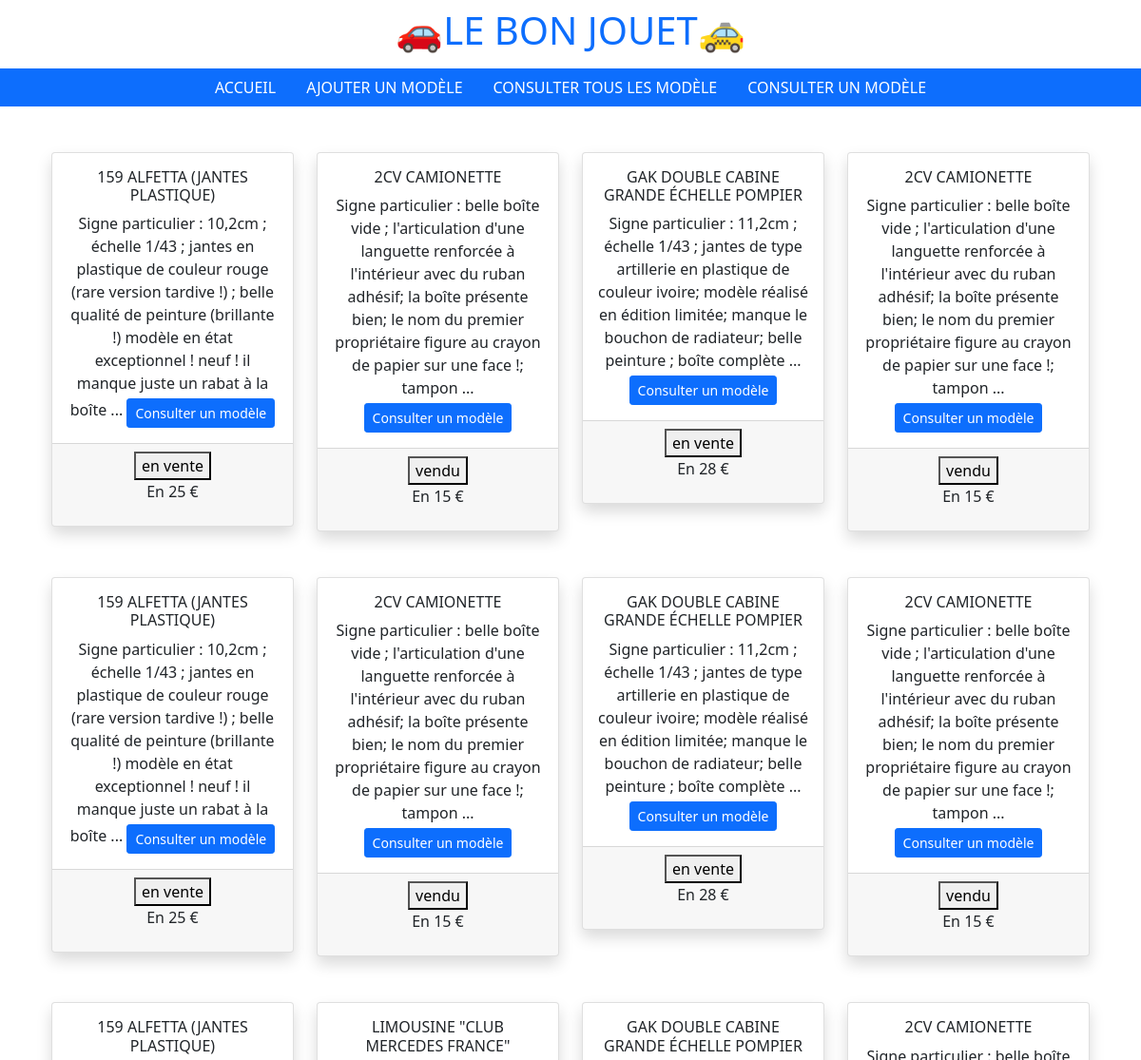
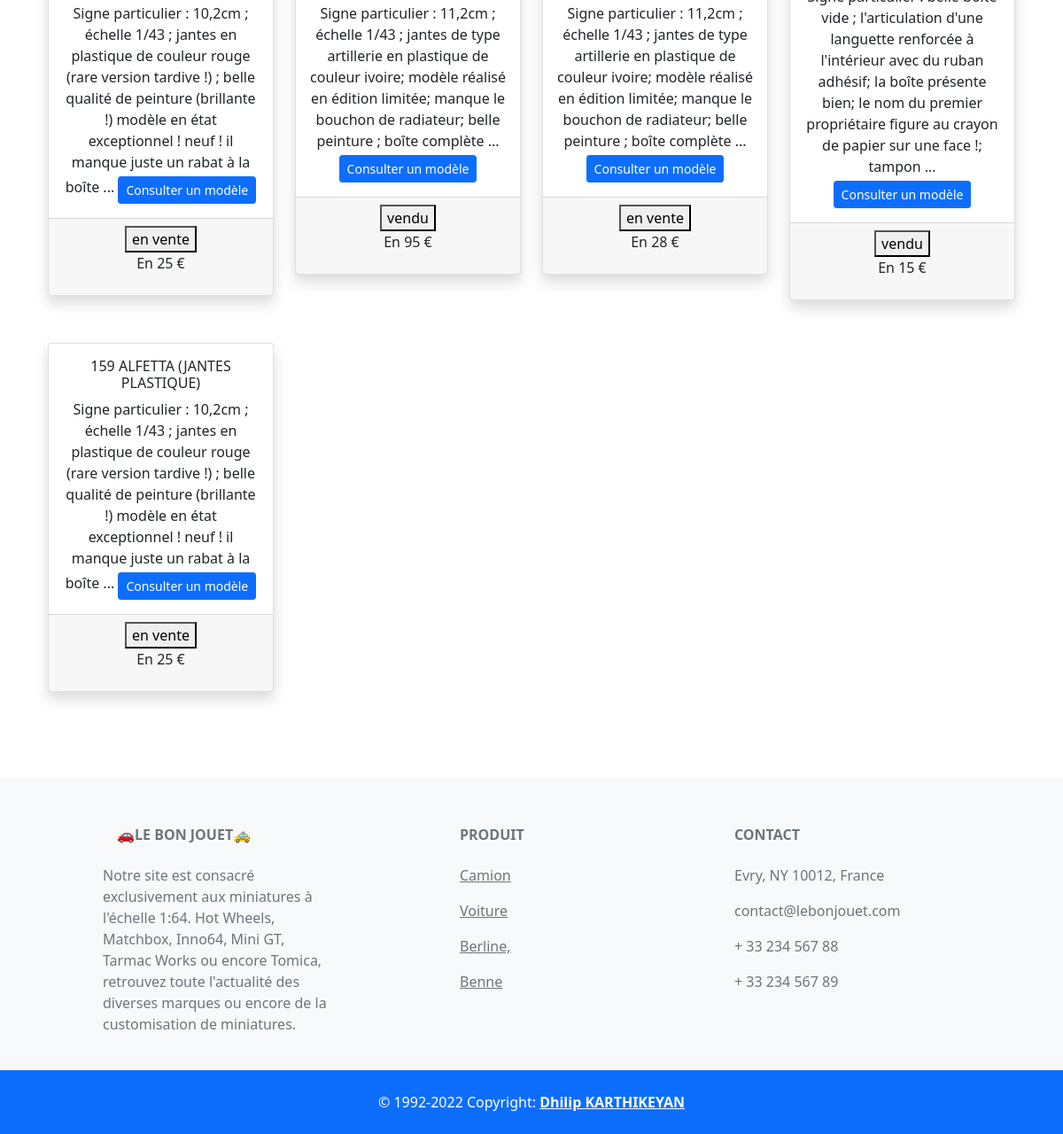
The page / on the database its author committed (2 pictures, top to bottom).
### tables this page shows
CREATE TABLE `t_modeles` (
  `id_modele` int(11) NOT NULL,
  `image` varchar(255) NOT NULL,
  `titre` varchar(255) NOT NULL,
  `description` varchar(255) NOT NULL,
  `fabricant` varchar(255) NOT NULL,
  `categorie` varchar(255) NOT NULL,
  `prix` varchar(4) NOT NULL,
  `Stock` enum('en vente','vendu') NOT NULL
);

### index.php (the view, shortened to what this page needs)
<!doctype html>
<html lang="fr">
<head>
  <link rel="stylesheet" href="https://cdn.jsdelivr.net/npm/bootstrap@5.2.0/dist/css/bootstrap.min.css">
</head>
<body>
  <header>
    <?php
    require_once('./inc/header.php');
    ?>
  </header>
  <main>
    <?php
    require './inc/init.inc.php';
    $requete = $pdo->query(" SELECT * FROM t_modeles ORDER BY id_modele DESC LIMIT 0,15");
    ?>
    <!doctype html>
    <html lang="fr">
    <head>
      <link href="https://cdn.jsdelivr.net/npm/bootstrap@5.1.3/dist/css/bootstrap.min.css" rel="stylesheet">
    </head>
    <body>
      <div class="container">
        <div class="row my-5">
          <?php while ($t_modeles = $requete->fetch(PDO::FETCH_ASSOC)) { ?>
            <?php if (empty($t_modeles['reservation_message'])) { ?>
              <div class="col-12 col-md-6 col-lg-3 mb-5">
                <div class="card text-center shadow">
                  <div class="card-body">
                    <h4 class="card-title text-uppercase fs-6"><?php echo $t_modeles['titre'] ?></h4>
                    <p class="card-text"><?php echo substr($t_modeles['description'], 0, 230) ?> ... <a href="Consulter.php?id_modele=<?php echo $t_modeles['fabricant'] ?>" class="btn btn-primary btn-sm mt-1">Consulter un modèle</a></p>
                  </div>
                  <div class="card-footer">
                    <button><?php echo $t_modeles['Stock'] ?></button>
                    <p>En <?php echo $t_modeles['prix'] ?></p>
                  </div>
                </div>
              </div>
            <?php } ?>
          <?php } ?>
        </div>
      </div>
      <footer>
        <?php
        require_once('./inc/footer.php');
        ?>
      </footer>
    </body>
    </html>
  </main>
</body>
</html>

### inc/header.php (shortened to what this page needs)
<!doctype html>
<html lang="fr">
<head>
  <link rel="stylesheet" href="https://cdn.jsdelivr.net/npm/bootstrap@5.2.0/dist/css/bootstrap.min.css">
</head>
<body>
  <header>
    <ul class="nav justify-content-center text-uppercase">
      <li class="nav-item text-uppercase">
        <a class="nav-link active text-uppercase display-5" aria-current="page" href="#">
          <h1>🚗Le Bon Jouet🚕</h1>
        </a>
      </li>
    </ul>
    <ul class="nav justify-content-center  bg-primary text-uppercase">
      <li class="nav-item">
        <a class="nav-link active text-white" aria-current="page" href="./index.php">Accueil</a>
      </li>
      <li class="nav-item">
        <a class="nav-link text-white" href="./Ajouter.php">Ajouter un modèle</a>
      </li>
      <li class="nav-item">
        <a class="nav-link text-white" href="./tous.php">Consulter tous les modèle</a>
      </li>
      <li class="nav-item">
        <a class="nav-link  text-white" href="./Consulter.php">Consulter un modèle</a>
      </li>
    </ul>
  </header>
</body>
</html>

### inc/footer.php (shortened to what this page needs)
<footer class="text-center text-lg-start bg-light text-muted pt-2">
  <section class="">
    <div class="container text-center text-md-start mt-5">
      <div class="row mt-3">
        <div class="col-md-3 col-lg-4 col-xl-3 mx-auto mb-4">
          <h6 class="text-uppercase fw-bold mb-4">
            <i class="fas fa-gem me-3"></i>🚗LE BON JOUET🚕
          </h6>
          <p>
           Notre site  est consacré exclusivement aux miniatures à l'échelle 1:64. Hot Wheels, Matchbox, Inno64, Mini GT, Tarmac Works ou encore Tomica, retrouvez toute l'actualité des diverses marques ou encore de la customisation de miniatures.
          </p>
        </div>
        <div class="col-md-2 col-lg-2 col-xl-2 mx-auto mb-4">
          <h6 class="text-uppercase fw-bold mb-4">
            Produit
          </h6>
          <p>
            <a href="#!" class="text-reset">Camion</a>
          </p>
          <p>
            <a href="#!" class="text-reset">Voiture</a>
          </p>
          <p>
            <a href="#!" class="text-reset">Berline,</a>
          </p>
          <p>
            <a href="#!" class="text-reset">Benne</a>
          </p>
        </div>
        <div class="col-md-4 col-lg-3 col-xl-3 mx-auto mb-md-0 mb-4">
          <h6 class="text-uppercase fw-bold mb-4">Contact</h6>
          <p><i class="fas fa-home "></i> Evry, NY 10012, France</p>
          <p>
            contact@lebonjouet.com
          </p>
          <p><i class="fas fa-phone "></i> + 33 234 567 88</p>
          <p><i class="fas fa-print "></i> + 33 234 567 89</p>
        </div>
      </div>
    </div>
  </section>
  <div class="text-center p-4 bg-primary text-white">
    © 1992-2022 Copyright:
    <a class="text-reset fw-bold" href="">Dhilip KARTHIKEYAN</a>
  </div>
</footer>

### rows shown on the page
t_modeles: titre "159 ALFETTA (JANTES PLASTIQUE)", description "Signe particulier : 10,2cm ; échelle 1/43 ; jantes en plastique de couleur rouge (rare version tardive !) ; belle qualité de peinture (brillante !) modèle en état exceptionnel ! neuf ! il manque juste un rabat à la boîte", Stock "en vente", prix "25 €"
t_modeles: titre "2CV CAMIONETTE", description "Signe particulier : belle boîte vide ; l'articulation d'une languette renforcée à l'intérieur avec du ruban adhésif; la boîte présente bien; le nom du premier propriétaire figure au crayon de papier sur une face !; tampon", Stock "vendu", prix "15 €"
t_modeles: titre "GAK DOUBLE CABINE GRANDE ÉCHELLE POMPIER", description "Signe particulier : 11,2cm ; échelle 1/43 ; jantes de type artillerie en plastique de couleur ivoire; modèle réalisé en édition limitée; manque le bouchon de radiateur; belle peinture ; boîte complète", Stock "en vente", prix "28 €"
t_modeles: titre "2CV CAMIONETTE", description "Signe particulier : belle boîte vide ; l'articulation d'une languette renforcée à l'intérieur avec du ruban adhésif; la boîte présente bien; le nom du premier propriétaire figure au crayon de papier sur une face !; tampon", Stock "vendu", prix "15 €"
t_modeles: titre "159 ALFETTA (JANTES PLASTIQUE)", description "Signe particulier : 10,2cm ; échelle 1/43 ; jantes en plastique de couleur rouge (rare version tardive !) ; belle qualité de peinture (brillante !) modèle en état exceptionnel ! neuf ! il manque juste un rabat à la boîte", Stock "en vente", prix "25 €"
t_modeles: titre "2CV CAMIONETTE", description "Signe particulier : belle boîte vide ; l'articulation d'une languette renforcée à l'intérieur avec du ruban adhésif; la boîte présente bien; le nom du premier propriétaire figure au crayon de papier sur une face !; tampon", Stock "vendu", prix "15 €"
t_modeles: titre "GAK DOUBLE CABINE GRANDE ÉCHELLE POMPIER", description "Signe particulier : 11,2cm ; échelle 1/43 ; jantes de type artillerie en plastique de couleur ivoire; modèle réalisé en édition limitée; manque le bouchon de radiateur; belle peinture ; boîte complète", Stock "en vente", prix "28 €"
t_modeles: titre "2CV CAMIONETTE", description "Signe particulier : belle boîte vide ; l'articulation d'une languette renforcée à l'intérieur avec du ruban adhésif; la boîte présente bien; le nom du premier propriétaire figure au crayon de papier sur une face !; tampon", Stock "vendu", prix "15 €"
t_modeles: titre "159 ALFETTA (JANTES PLASTIQUE)", description "Signe particulier : 10,2cm ; échelle 1/43 ; jantes en plastique de couleur rouge (rare version tardive !) ; belle qualité de peinture (brillante !) modèle en état exceptionnel ! neuf ! il manque juste un rabat à la boîte", Stock "en vente", prix "25 €"
t_modeles: titre "LIMOUSINE \"CLUB MERCEDES FRANCE\"", description "Signe particulier : 11,2cm ; échelle 1/43 ; jantes de type artillerie en plastique de couleur ivoire; modèle réalisé en édition limitée; manque le bouchon de radiateur; belle peinture ; boîte complète", Stock "vendu", prix "95 €"
t_modeles: titre "GAK DOUBLE CABINE GRANDE ÉCHELLE POMPIER", description "Signe particulier : 11,2cm ; échelle 1/43 ; jantes de type artillerie en plastique de couleur ivoire; modèle réalisé en édition limitée; manque le bouchon de radiateur; belle peinture ; boîte complète", Stock "en vente", prix "28 €"
t_modeles: titre "2CV CAMIONETTE", description "Signe particulier : belle boîte vide ; l'articulation d'une languette renforcée à l'intérieur avec du ruban adhésif; la boîte présente bien; le nom du premier propriétaire figure au crayon de papier sur une face !; tampon", Stock "vendu", prix "15 €"
t_modeles: titre "159 ALFETTA (JANTES PLASTIQUE)", description "Signe particulier : 10,2cm ; échelle 1/43 ; jantes en plastique de couleur rouge (rare version tardive !) ; belle qualité de peinture (brillante !) modèle en état exceptionnel ! neuf ! il manque juste un rabat à la boîte", Stock "en vente", prix "25 €"
